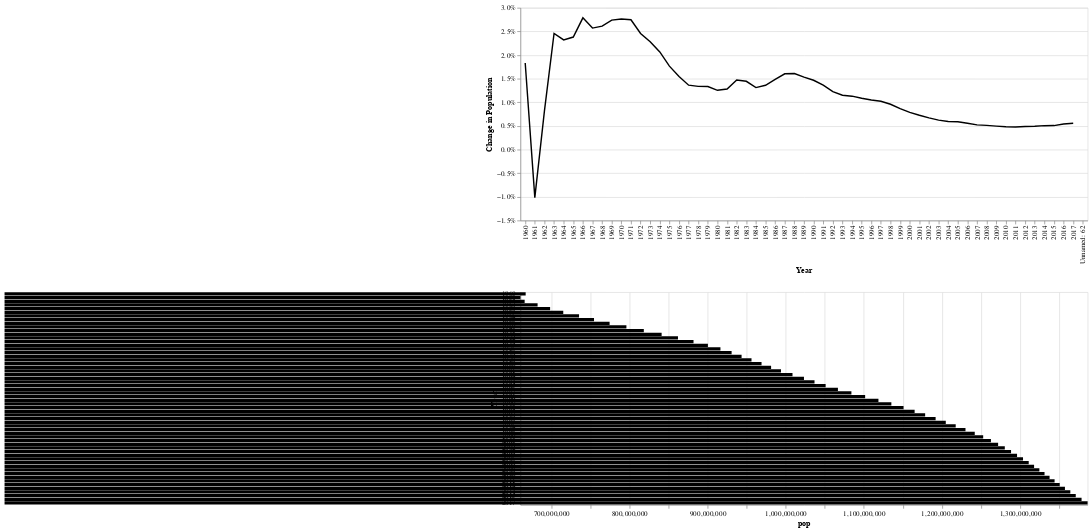

Notebook code cell kept with this figure:
### Code cell
show_pop_w_delta(pop_and_delta('China'))

### Figure 1 — Vega-Lite specification as saved in the notebook (floating-point values rounded to 4 significant figures)
{"$schema": "https://vega.github.io/schema/vega-lite/v2.6.0.json", "config": {"view": {"height": 300, "width": 400}}, "datasets": {"data-16793838549dd4ffdb5e82b6bbe987df": [{"delta_pop": 0.01833, "pop": 667070000, "year": "1960"}, {"delta_pop": -0.01016, "pop": 660330000, "year": "1961"}, {"delta_pop": 0.008205, "pop": 665770000, "year": "1962"}, {"delta_pop": 0.02458, "pop": 682335000, "year": "1963"}, {"delta_pop": 0.02321, "pop": 698355000, "year": "1964"}, {"delta_pop": 0.02381, "pop": 715185000, "year": "1965"}, {"delta_pop": 0.02787, "pop": 735400000, "year": "1966"}, {"delta_pop": 0.02571, "pop": 754550000, "year": "1967"}, {"delta_pop": 0.02611, "pop": 774510000, "year": "1968"}, {"delta_pop": 0.0274, "pop": 796025000, "year": "1969"}, {"delta_pop": 0.02762, "pop": 818315000, "year": "1970"}, {"delta_pop": 0.02747, "pop": 841105000, "year": "1971"}, {"delta_pop": 0.02457, "pop": 862030000, "year": "1972"}, {"delta_pop": 0.02283, "pop": 881940000, "year": "1973"}, {"delta_pop": 0.02066, "pop": 900350000, "year": "1974"}, {"delta_pop": 0.01766, "pop": 916395000, "year": "1975"}, {"delta_pop": 0.01547, "pop": 930685000, "year": "1976"}, {"delta_pop": 0.01363, "pop": 943455000, "year": "1977"}, {"delta_pop": 0.01338, "pop": 956165000, "year": "1978"}, {"delta_pop": 0.01334, "pop": 969005000, "year": "1979"}, {"delta_pop": 0.01254, "pop": 981235000, "year": "1980"}, {"delta_pop": 0.01281, "pop": 993885000, "year": "1981"}, {"delta_pop": 0.01473, "pop": 1008630000, "year": "1982"}, {"delta_pop": 0.01445, "pop": 1023310000, "year": "1983"}, {"delta_pop": 0.01312, "pop": 1036825000, "year": "1984"}, {"delta_pop": 0.01362, "pop": 1051040000, "year": "1985"}, {"delta_pop": 0.01487, "pop": 1066790000, "year": "1986"}, {"delta_pop": 0.01604, "pop": 1084035000, "year": "1987"}, {"delta_pop": 0.0161, "pop": 1101630000, "year": "1988"}, {"delta_pop": 0.01533, "pop": 1118650000, "year": "1989"}, {"delta_pop": 0.01467, "pop": 1135185000, "year": "1990"}, {"delta_pop": 0.01364, "pop": 1150780000, "year": "1991"}, {"delta_pop": 0.01226, "pop": 1164970000, "year": "1992"}, {"delta_pop": 0.0115, "pop": 1178440000, "year": "1993"}, {"delta_pop": 0.0113, "pop": 1191835000, "year": "1994"}, {"delta_pop": 0.01087, "pop": 1204855000, "year": "1995"}, {"delta_pop": 0.01048, "pop": 1217550000, "year": "1996"}, {"delta_pop": 0.01023, "pop": 1230075000, "year": "1997"}, {"delta_pop": 0.009596, "pop": 1241935000, "year": "1998"}, {"delta_pop": 0.008659, "pop": 1252735000, "year": "1999"}, {"delta_pop": 0.00788, "pop": 1262645000, "year": "2000"}, {"delta_pop": 0.007264, "pop": 1271850000, "year": "2001"}, {"delta_pop": 0.0067, "pop": 1280400000, "year": "2002"}, {"delta_pop": 0.006229, "pop": 1288400000, "year": "2003"}, {"delta_pop": 0.005939, "pop": 1296075000, "year": "2004"}, {"delta_pop": 0.005881, "pop": 1303720000, "year": "2005"}, {"delta_pop": 0.005584, "pop": 1311020000, "year": "2006"}, {"delta_pop": 0.005223, "pop": 1317885000, "year": "2007"}, {"delta_pop": 0.005124, "pop": 1324655000, "year": "2008"}, {"delta_pop": 0.004974, "pop": 1331260000, "year": "2009"}, {"delta_pop": 0.00483, "pop": 1337705000, "year": "2010"}, {"delta_pop": 0.004792, "pop": 1344130000, "year": "2011"}, {"delta_pop": 0.004872, "pop": 1350695000, "year": "2012"}, {"delta_pop": 0.004937, "pop": 1357380000, "year": "2013"}, {"delta_pop": 0.005063, "pop": 1364270000, "year": "2014"}, {"delta_pop": 0.005081, "pop": 1371220000, "year": "2015"}, {"delta_pop": 0.005415, "pop": 1378665000, "year": "2016"}, {"delta_pop": 0.005591, "pop": 1386395000, "year": "2017"}, {"delta_pop": null, "pop": null, "year": "Unnamed: 62"}]}, "vconcat": [{"data": {"name": "data-16793838549dd4ffdb5e82b6bbe987df"}, "encoding": {"x": {"axis": {"title": "Year"}, "field": "year", "type": "nominal"}, "y": {"axis": {"format": "%", "title": "Change in Population"}, "field": "delta_pop", "type": "quantitative"}}, "mark": {"color": "black", "type": "line"}, "selection": {"selector015": {"encodings": ["x"], "mark": {"fill": "#333", "fillOpacity": 0.125, "stroke": "white"}, "on": "[mousedown, window:mouseup] > window:mousemove!", "resolve": "global", "translate": "[mousedown, window:mouseup] > window:mousemove!", "type": "interval", "zoom": "wheel!"}}, "width": 800}, {"data": {"name": "data-16793838549dd4ffdb5e82b6bbe987df"}, "encoding": {"tooltip": {"field": "delta_pop", "type": "quantitative"}, "x": {"field": "pop", "scale": {"domain": [660330000, 1386395000]}, "type": "quantitative"}, "y": {"axis": {"title": "Year"}, "field": "year", "type": "nominal"}}, "mark": {"color": "black", "type": "bar"}, "transform": [{"filter": {"selection": "selector015"}}], "width": 800}]}
